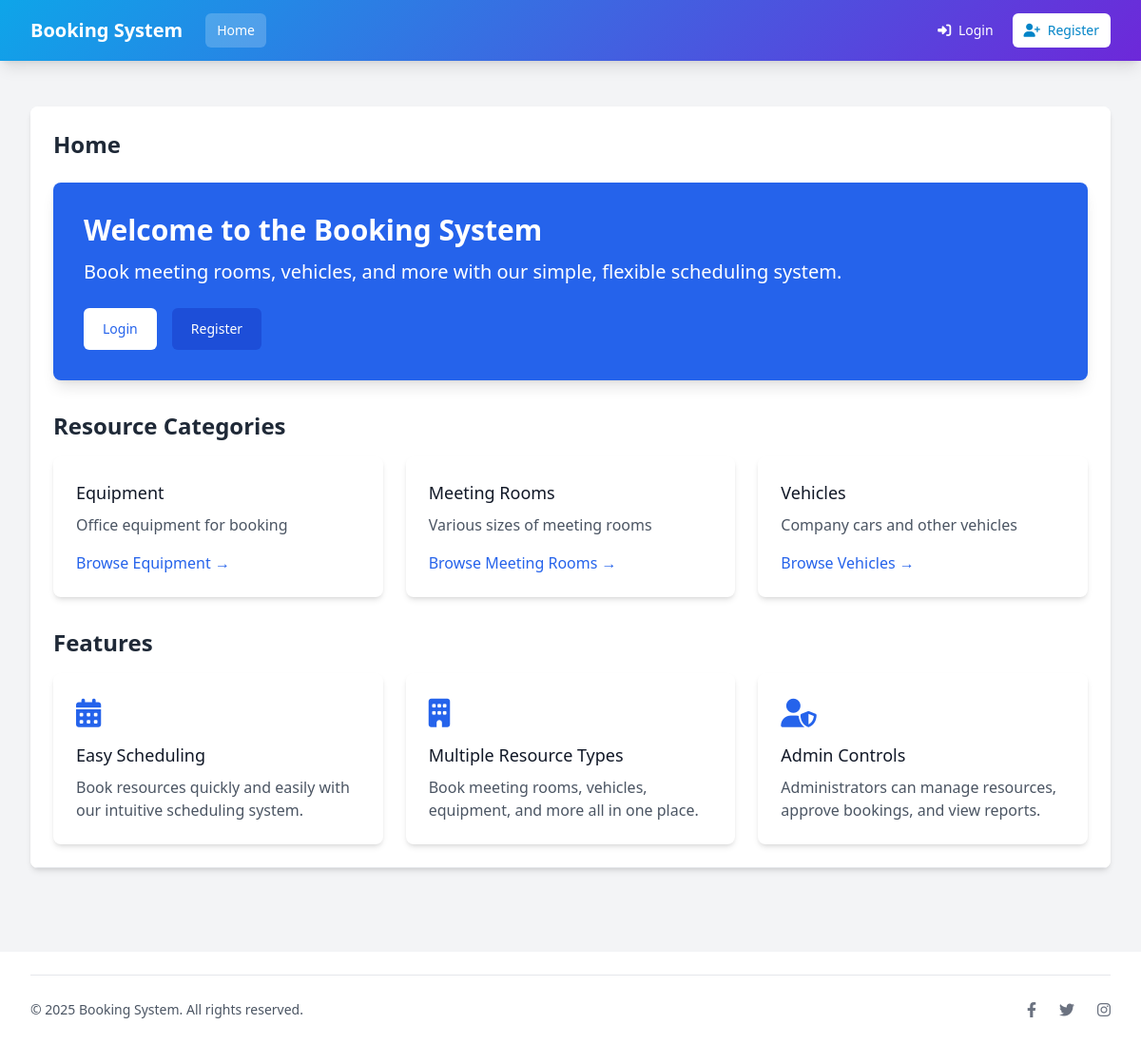
The page / on the database its author committed.
### tables this page shows
CREATE TABLE IF NOT EXISTS settings (
    id INT AUTO_INCREMENT PRIMARY KEY,
    setting_key VARCHAR(50) NOT NULL UNIQUE,
    setting_value TEXT,
    created_at TIMESTAMP DEFAULT CURRENT_TIMESTAMP,
    updated_at TIMESTAMP DEFAULT CURRENT_TIMESTAMP ON UPDATE CURRENT_TIMESTAMP
);

CREATE TABLE IF NOT EXISTS resource_categories (
    id INT AUTO_INCREMENT PRIMARY KEY,
    name VARCHAR(100) NOT NULL,
    description TEXT,
    status ENUM('active', 'inactive') DEFAULT 'active',
    created_at TIMESTAMP DEFAULT CURRENT_TIMESTAMP,
    updated_at TIMESTAMP DEFAULT CURRENT_TIMESTAMP ON UPDATE CURRENT_TIMESTAMP
);

### includes/auth.php (called while the page is built, shortened)
<?php
require_once __DIR__ . '/../config/database.php';
function isLoggedIn() {
    return isset($_SESSION['user_id']);
}

### config/database.php (called while the page is built, shortened)
<?php
function getDbConnection() {
    $conn = new mysqli(DB_HOST, DB_USER, DB_PASS, DB_NAME);
    return $conn;
}

### classes/ResourceManager.php (called while the page is built, shortened)
<?php
class ResourceManager {
    private $conn;
    public function __construct() {
        require_once __DIR__ . '/../config/database.php';
        $this->conn = getDbConnection();
    }
    public function getCategories($active_only = true) {
        $status_condition = $active_only ? " WHERE status = 'active'" : "";
        $sql = "SELECT * FROM resource_categories" . $status_condition . " ORDER BY name";
        $result = $this->conn->query($sql);
        $categories = [];
        while ($row = $result->fetch_assoc()) {
            $categories[] = $row;
        }
        return $categories;
    }
}

### index.php (the view, shortened to what this page needs)
<?php
require_once 'includes/auth.php';
require_once 'classes/ResourceManager.php';
$page_title = 'Home';
$active_page = 'home';
include 'includes/header.php';
$resourceManager = new ResourceManager();
$categories = $resourceManager->getCategories();
?>
<div class="flex flex-col space-y-8">
    <div class="bg-blue-600 rounded-lg shadow-lg p-8 text-white">
        <h2 class="text-3xl font-bold mb-3">Welcome to the Booking System</h2>
        <p class="text-xl mb-6">Book meeting rooms, vehicles, and more with our simple, flexible scheduling system.</p>
        <?php if (!isLoggedIn()): ?>
            <div class="mt-6">
                <a href="login.php" class="bg-white text-blue-600 hover:bg-blue-50 px-5 py-3 rounded-md text-sm font-medium inline-block mr-3">Login</a>
                <a href="register.php" class="bg-blue-700 text-white hover:bg-blue-800 px-5 py-3 rounded-md text-sm font-medium inline-block">Register</a>
            </div>
        <?php else: ?>
            <a href="resources.php" class="bg-white text-blue-600 hover:bg-blue-50 px-5 py-3 rounded-md text-sm font-medium inline-block">Browse Resources</a>
        <?php endif; ?>
    </div>
    <div>
        <h2 class="text-2xl font-bold text-gray-800 mb-4">Resource Categories</h2>
        <div class="grid grid-cols-1 gap-6 sm:grid-cols-2 lg:grid-cols-3">
            <?php foreach ($categories as $category): ?>
                <div class="bg-white overflow-hidden shadow-md rounded-lg">
                    <div class="p-6">
                        <h3 class="text-lg font-medium text-gray-900"><?php echo $category['name']; ?></h3>
                        <p class="mt-2 text-gray-600"><?php echo $category['description']; ?></p>
                        <div class="mt-4">
                            <a href="resources.php?category_id=<?php echo $category['id']; ?>" class="text-blue-600 hover:text-blue-800 font-medium">
                                Browse <?php echo $category['name']; ?> <span aria-hidden="true">&rarr;</span>
                            </a>
                        </div>
                    </div>
                </div>
            <?php endforeach; ?>
        </div>
    </div>
    <div>
        <h2 class="text-2xl font-bold text-gray-800 mb-4">Features</h2>
        <div class="grid grid-cols-1 gap-6 sm:grid-cols-2 lg:grid-cols-3">
            <div class="bg-white overflow-hidden shadow-md rounded-lg">
                <div class="p-6">
                    <div class="text-blue-600 text-3xl mb-3">
                        <i class="fas fa-calendar-alt"></i>
                    </div>
                    <h3 class="text-lg font-medium text-gray-900">Easy Scheduling</h3>
                    <p class="mt-2 text-gray-600">Book resources quickly and easily with our intuitive scheduling system.</p>
                </div>
            </div>
            <div class="bg-white overflow-hidden shadow-md rounded-lg">
                <div class="p-6">
                    <div class="text-blue-600 text-3xl mb-3">
                        <i class="fas fa-building"></i>
                    </div>
                    <h3 class="text-lg font-medium text-gray-900">Multiple Resource Types</h3>
                    <p class="mt-2 text-gray-600">Book meeting rooms, vehicles, equipment, and more all in one place.</p>
                </div>
            </div>
            <div class="bg-white overflow-hidden shadow-md rounded-lg">
                <div class="p-6">
                    <div class="text-blue-600 text-3xl mb-3">
                        <i class="fas fa-user-shield"></i>
                    </div>
                    <h3 class="text-lg font-medium text-gray-900">Admin Controls</h3>
                    <p class="mt-2 text-gray-600">Administrators can manage resources, approve bookings, and view reports.</p>
                </div>
            </div>
        </div>
    </div>
</div>
<?php include 'includes/footer.php'; ?>

### includes/header.php (shortened to what this page needs)
<?php
require_once __DIR__ . '/auth.php';
$conn = getDbConnection();
$site_name = 'Booking System';
try {
    $result = $conn->query("SELECT setting_value FROM settings WHERE setting_key = 'site_name'");
    if ($result && $result->num_rows > 0) {
        $site_name = $result->fetch_assoc()['setting_value'];
    }
} catch (Exception $e) {
}
$is_admin_section = strpos($active_page, 'admin_') === 0;
$base_path = $is_admin_section ? '../' : '';
?>
<!DOCTYPE html>
<html lang="en">
<head>
    <script src="https://cdn.tailwindcss.com"></script>
    <link rel="stylesheet" href="https://cdnjs.cloudflare.com/ajax/libs/font-awesome/6.2.0/css/all.min.css">
    <link rel="stylesheet" href="https://cdn.jsdelivr.net/npm/flatpickr/dist/flatpickr.min.css">
</head>
<body class="bg-gray-100 min-h-screen">
    <nav class="bg-gradient-primary shadow-lg">
        <div class="max-w-7xl mx-auto px-4 sm:px-6 lg:px-8">
            <div class="flex justify-between h-16">
                <div class="flex">
                    <div class="flex-shrink-0 flex items-center">
                        <a href="<?php echo $base_path; ?>index.php" class="text-white text-xl font-bold">
                            <?php echo $site_name; ?>
                        </a>
                    </div>
                    <div class="hidden md:ml-6 md:flex md:space-x-4 items-center">
                        <a href="<?php echo $base_path; ?>index.php"
                           class="<?php echo $active_page == 'home' ? 'bg-white/20 text-white' : 'text-white hover:bg-white/10'; ?> px-3 py-2 rounded-md text-sm font-medium">
                            Home
                        </a>
                    </div>
                </div>
                <div class="hidden md:flex md:items-center">
                    <?php if (isLoggedIn()): ?>
                        <div class="ml-3 relative">
                            <div>
                                <button type="button"
                                        class="flex items-center text-sm rounded-full focus:outline-none focus:ring-2 focus:ring-offset-2 focus:ring-offset-blue-600 focus:ring-white"
                                        id="user-menu-button"
                                        aria-expanded="false"
                                        aria-haspopup="true">
                                    <span class="sr-only">Open user menu</span>
                                    <div class="h-8 w-8 rounded-full bg-gradient-secondary flex items-center justify-center text-white font-bold">
                                        <?php echo substr($_SESSION['full_name'], 0, 1); ?>
                                    </div>
                                    <span class="ml-2 text-white"><?php echo $_SESSION['username']; ?></span>
                                    <svg class="ml-1 h-5 w-5 text-white" xmlns="http://www.w3.org/2000/svg" viewBox="0 0 20 20" fill="currentColor">
                                        <path fill-rule="evenodd" d="M5.293 7.293a1 1 0 011.414 0L10 10.586l3.293-3.293a1 1 0 111.414 1.414l-4 4a1 1 0 01-1.414 0l-4-4a1 1 0 010-1.414z" clip-rule="evenodd" />
                                    </svg>
                                </button>
                            </div>
                            <div class="hidden absolute right-0 mt-2 w-48 rounded-md shadow-lg py-1 bg-white ring-1 ring-black ring-opacity-5 focus:outline-none z-10 glass-effect"
                                 id="user-menu-dropdown"
                                 role="menu"
                                 aria-orientation="vertical"
                                 aria-labelledby="user-menu-button"
                                 tabindex="-1">
                                <div class="block px-4 py-2 text-sm text-gray-700 border-b">
                                    <div class="font-bold"><?php echo $_SESSION['full_name']; ?></div>
                                    <div class="text-gray-500"><?php echo $_SESSION['username']; ?></div>
                                </div>
                                <a href="<?php echo $base_path; ?>profile.php"
                                   class="block px-4 py-2 text-sm text-gray-700 hover:bg-gray-100"
                                   role="menuitem"
                                   tabindex="-1">
                                    <i class="fas fa-user-circle mr-2 text-primary-500"></i> Profile
                                </a>
                                <a href="<?php echo $base_path; ?>logout.php"
                                   class="block px-4 py-2 text-sm text-gray-700 hover:bg-gray-100"
                                   role="menuitem"
                                   tabindex="-1">
                                    <i class="fas fa-sign-out-alt mr-2 text-primary-500"></i> Sign out
                                </a>
                            </div>
                        </div>
                    <?php else: ?>
                        <a href="login.php" class="text-white hover:text-white/80 px-3 py-2 rounded-md text-sm font-medium">
                            <i class="fas fa-sign-in-alt mr-1"></i> Login
                        </a>
                        <a href="register.php" class="bg-white text-primary-600 hover:bg-white/90 ml-2 px-3 py-2 rounded-md text-sm font-medium transition duration-150 ease-in-out">
                            <i class="fas fa-user-plus mr-1"></i> Register
                        </a>
                    <?php endif; ?>
                </div>
            </div>
        </div>
    </nav>
    <main class="max-w-7xl mx-auto py-6 sm:px-6 lg:px-8">
        <div class="px-4 py-6 sm:px-0">
            <div class="bg-white overflow-hidden shadow-md sm:rounded-lg">
                <div class="p-6 bg-white border-b border-gray-200">
                    <h1 class="text-2xl font-bold text-gray-800 mb-6"><?php echo $page_title; ?></h1>

### includes/header.php (style rules this page uses)
.bg-gradient-primary { background: linear-gradient(135deg, #0ea5e9, #6d28d9); }
html { height: 100%; }
body { display: flex; flex-direction: column; min-height: 100vh; }
main { flex: 1 0 auto; display: block; width: 100%; }

### rows shown on the page
settings: setting_value "Booking System"
resource_categories: name "Equipment", description "Office equipment for booking"
resource_categories: name "Meeting Rooms", description "Various sizes of meeting rooms"
resource_categories: name "Vehicles", description "Company cars and other vehicles"

### other values the page prints
$page_title "Home"
